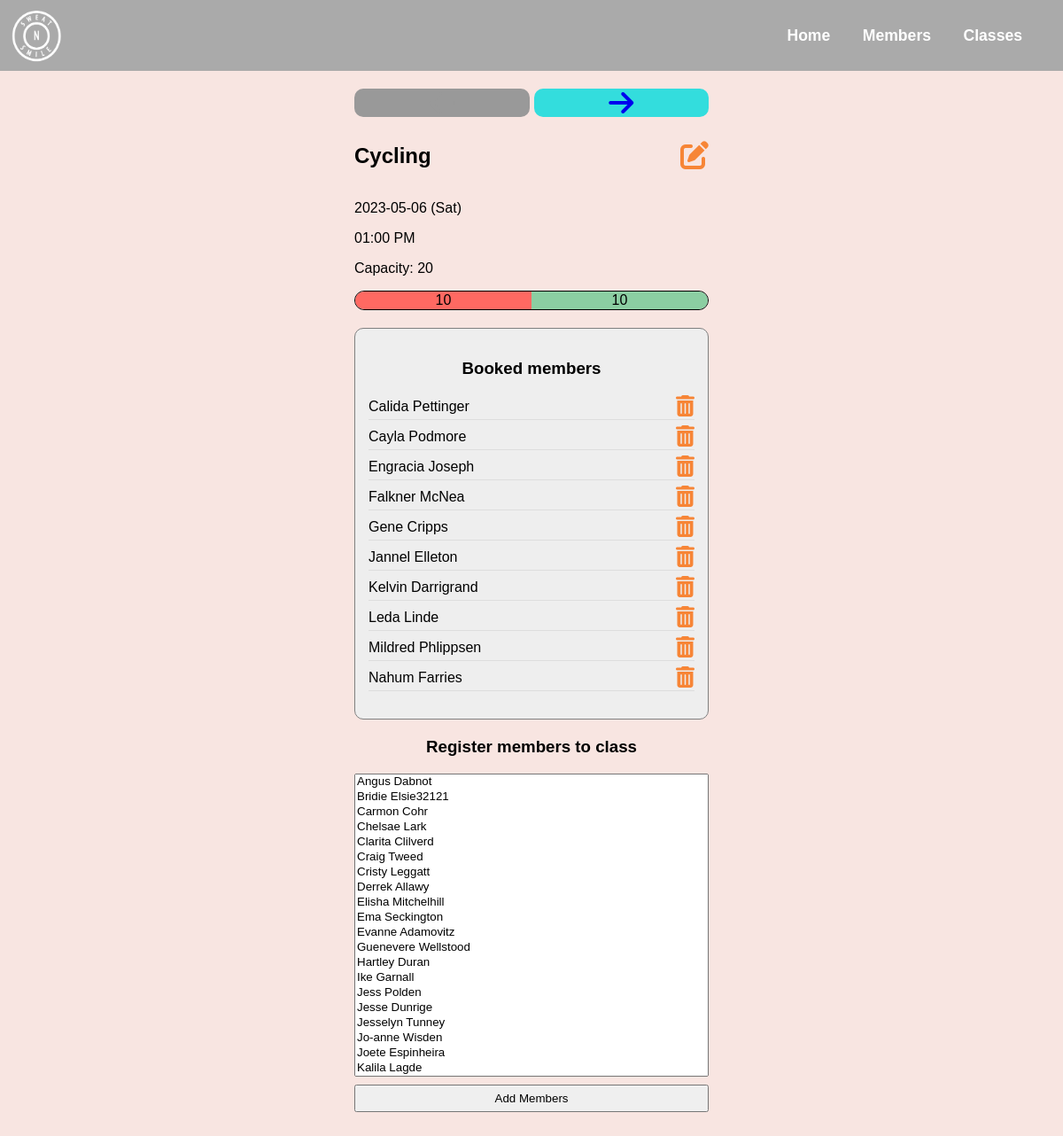
Page /classes/1 on the committed database.
### tables this page shows
CREATE TABLE classes(
	id INTEGER PRIMARY KEY AUTOINCREMENT,
	name VARCHAR(255) NOT NULL,
	event_time TIMESTAMP NOT NULL,
	capacity INTEGER NOT NULL
);

CREATE TABLE members(
	id INTEGER PRIMARY KEY AUTOINCREMENT,
	name VARCHAR(255) NOT NULL,
	date_of_birth DATE NOT NULL,
	membertype_id INTEGER REFERENCES membertypes(id) ON DELETE CASCADE
);

### controllers/gymclass_controller.py (the view)
@gymclass_blueprint.route("/classes/<id>")
def show_gymclass(id):
	gymclass = gymclass_repository.select(id)
	if gymclass is None:
		return render_template("/404.html")
	booked_members = gymclass_repository.select_booked_members_for_class(gymclass.id)
	all_members = member_repository.select_all()
	unbooked_members = [m for m in all_members if m.id not in [b.id for b in booked_members]]
	unbooked_members.sort(key=lambda x: x.name)
	return render_template("/classes/show.html",
		id = id,
		total_classes = gymclass_repository.number_of_classes(),
		gymclass=gymclass,
		booked_members=booked_members,
		unbooked_members=unbooked_members )

### db/run_sql.py (called while the page is built)
def run_sql(sql, values = None):
	results = []
	sql = sql.replace("%s", "?")
	if values is None:
		values = []
	values = tuple(values)
	with sqlite3.connect(db_path) as con:
		con.row_factory = sqlite3.Row	# ensures the results are placed into a dict with the column names as the key. without this
		cur = con.cursor()				# the results are just a list of values with no indication what column they relate to
		cur.execute(sql, values)
		results = cur.fetchall()
	return results

### repositories/gymclass_repository.py (called while the page is built)
def select(id):
	gymclass = None
	sql = "SELECT * FROM classes WHERE id = %s"
	values = [id]
	results = run_sql(sql, values)
	if len(results) > 0:
		result = results[0]
		gymclass = Gymclass(result["name"], result["event_time"], result["capacity"], result['id'])
	return gymclass

def number_of_classes():
	sql = "SELECT COUNT(*) as count FROM classes;"
	results = run_sql(sql)
	return results[0]["count"]

def select_booked_members_for_class(id):
	members = []
	sql = '''SELECT *
			FROM classes
			JOIN bookings
			    ON classes.id = bookings.class_id
			JOIN members
			    ON members.id = bookings.member_id
			WHERE classes.id = %s
			ORDER BY members.name;
			'''
	values = [id]
	results = run_sql(sql, values)
	for result in results:
		member = member_repository.select(result["member_id"])
		members.append(member)
	return members

### repositories/member_repository.py (called while the page is built)
def select_all():
	members = []
	sql = "SELECT * FROM members ORDER BY name;"
	results = run_sql(sql)
	for result in results:
		membertype = membertype_repository.select(result["membertype_id"])
		member = Member(result["name"], result["date_of_birth"], membertype, result["id"])
		members.append(member)
	return members

def select(id):
	member = None
	sql = "SELECT * FROM members WHERE id = %s"
	values = [id]
	results = run_sql(sql, values)
	if len(results) > 0:
		result = results[0]
		membertype = membertype_repository.select(result["membertype_id"])
		member = Member(result["name"], result["date_of_birth"], membertype, result["id"])
	return member

### repositories/membertype_repository.py (called while the page is built)
def select(id):
	membertype = None
	sql = "SELECT * FROM membertypes WHERE id = %s"
	values = [id]
	results = run_sql(sql, values)
	if len(results) > 0:
		result = results[0]
	membertype = MemberType(result["name"], result["id"])
	return membertype

### templates/classes/show.html (shortened to what this page needs)
{% extends "base.html" %}
{% block content %}
	<div class="content">
		<div class="arrows">
			<a href="/classes/{{id|int - 1}}"
				{% if id|int <= 1 %}
					class="disabled-link"
				{% endif %}
				><div><i class="fa-solid fa-arrow-left fa-2x"></i></div></a>
			<a href="/classes/{{id|int + 1}}"
				><div><i class="fa-solid fa-arrow-right fa-2x"></i></div></a>
		</div>
		<div class="show-details">
			<header>
				<h2>{{gymclass.name}}</h2>
				<a href="/classes/{{gymclass.id}}/edit"><i class="fas fa-edit fa-2xl"></i></a>
			</header>
			<p>{{gymclass.event_time.strftime('%Y-%m-%d (%a)')}}</p>
			<p>{{gymclass.event_time.strftime('%I:%M %p')}}</p>
			<p>Capacity: {{gymclass.capacity}}</p>
			{% set available = booked_members|length %}
			{% set remaining = gymclass.capacity - booked_members|length %}
			<div class="availability">
				<div class="booked" style="flex: {{available}};">
					{% if available > 0 %}
						{{available}}
					{% endif %}
				</div>
				<div class="remaining" style="flex: {{remaining}};">
					{% if remaining > 0 %}
						{{remaining}}
					{% endif %}
				</div>
			</div>
		<div class="booked-members-list">
			<h3>Booked members</h3>
			<ul>
				{% for m in booked_members %}
					<li>{{m.name}} <a href="/classes/{{gymclass.id}}/remove/{{m.id}}"><i class="fa-solid fa-trash-can fa-xl"></i></a></li>
				{% endfor %}
			</ul>
		</div>
		<div class="unbooked-members-list">
			<h3>Register members to class</h3>
			<form action="/classes/{{gymclass.id}}/register" method="POST">
				<select multiple id="memberlist" name="memberlist" size="20">
					{% for m in unbooked_members %}
						<option value="{{m.id}}">{{m.name}}</option>
					{% endfor %}
				</select>
				<button type="submit">Add Members</button>
			</form>
		</div>
	</div>
{% endblock %}

### static/style.css (style rules this page uses)
body { font-family: "Helvetica", arial, sans-serif; font-size: 16px; margin: 0; background-color: #f8e5e1 ; }
div.content { width: 400px; margin: auto; }
div.content > div.arrows { display: flex; justify-content: stretch; align-items: center; gap: 5px; }
div.arrows > a { flex: 5; display: flex; justify-content: center; align-items: center; background-color: #3dd; border-radius: 10px; }
div.arrows > a.disabled-link { pointer-events: none; background-color: #999; color: #999; }
div.availability { display: flex; height: 20px; background-color: #CCC; border: 1px solid black; border-radius: 20px; overflow: hidden; }
div.availability > div.booked { background-color: #FF6962; display: flex; justify-content: center; align-items: center; }
div.availability > div.remaining { background-color: #8BCEA2; display: flex; justify-content: center; align-items: center; }
div.booked-members-list ul { padding-left: 0; list-style-type: none; }
div.booked-members-list i { color: #f78536; }
div.booked-members-list li { display: flex; align-items: center; justify-content: space-between; border-bottom: 1px solid #DDD; margin: 5px 0; padding: 5px 0; }
div.show-details > header { display: flex; justify-content: space-between; align-items: center; margin-top: 10px; }
div.show-details > header i { color: #f78536; }
a { text-decoration: none; }
div.unbooked-members-list > form > button, div.content > form button { margin-top: 8px; padding: 6px;: }
div.unbooked-members-list > form > select, div.unbooked-members-list > form > button { width: 100%; }
div.booked-members-list h3, div.unbooked-members-list h3 { text-align: center; }
div.booked-members-list { margin: 20px 0; padding: 15px; border: 1px solid gray; border-radius: 10px; background-color: #eee; }

### rows in the picture
classes: name "Cycling", capacity "20"
members: name "Calida Pettinger"
members: name "Cayla Podmore"
members: name "Engracia Joseph"
members: name "Falkner McNea"
members: name "Gene Cripps"
members: name "Jannel Elleton"
members: name "Kelvin Darrigrand"
members: name "Leda Linde"
members: name "Mildred Phlippsen"
members: name "Nahum Farries"

### other values in the picture
{{ gymclass.event_time.strftime('%Y-%m-%d (%a)') }} "2023-05-06 (Sat)"
{{ gymclass.event_time.strftime('%I:%M %p') }} "01:00 PM"
{{ available }} "10"
{{ remaining }} "10"
